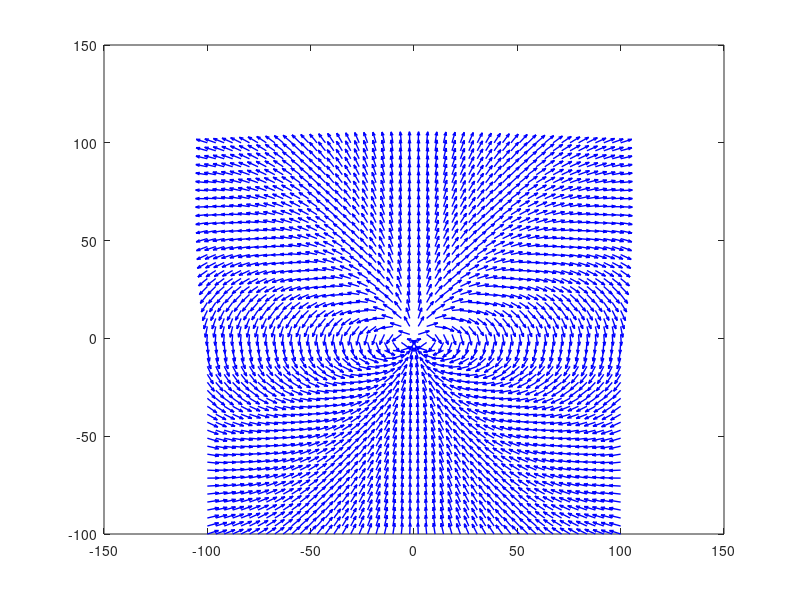

The MATLAB source for this figure: (Note: this script raises an error after producing the figure.)
%-------------------------------------------------------------------------%
%This program computes the Magnetic Fields due to dipole in a 2D plane x-z 
%-------------------------------------------------------------------------%
clc
close all; 
%-------------------------------------------------------------------------%
%                   SYMBOLS USED IN THIS CODE                             
%-------------------------------------------------------------------------%
% B = Total magnetic field B(x,z)
% Bx = X-Component of magnetic-Field Bx(r) =(µ0/4pi)m*[(3xz)/r^5]
% Bz = z-Component of magnetic-Field Bz(r) =(µ0/4pi)m*[[(3z^2)-(r^2)]/r^5]
% d = distance between charges
% q = value of magnetic charge
% m = magnetic charge moment m = q*d
% ur = Relative permeability
% r = distance between a selected point and the location of charge
%-------------------------------------------------------------------------%
%-------------------------------------------------------------------------%
%                         INITIALIZATION                                  
%          Here, all the grid, size, charges, etc. are defined
%-------------------------------------------------------------------------%
% muo_0 = 4*pi*10^(-7);
% mou_r = ur
% Constant k = (mou_r*muo_0)/(4*pi) = 10^(-7)
% multiply q*d order factor k*10^(-9) for m of micro,nano order  
ur = 1;
k = ur*10^(-7)*10^(-9);

% magnetic moment m = q*d
q = 1;
d = 2;
m = q*d;
%let R be distance between a selected point and the location of charge
%point have ranges 0 to R
R = 100;
%creating equaly spaced vectors x
x = linspace(-R,R,R/2);
z = x;
%creating grid
[xx,zz] = meshgrid(x,z);


%-------------------------------------------------------------------------%
%                   COMPUTATION OF MAGNETIC FIELDS                        %
%-------------------------------------------------------------------------%

% r = distance between a selected point and the location of charge
rr = sqrt(xx.^2 + zz.^2);

% Bx = X-Component of magnetic-Field Bx(r) =(µ0/4pi)m*[(3xz)/r^5]
Bx = k*m .* (3.*xx.*zz)./(rr.^5);
% Bz = z-Component of magnetic-Field Bz(r) =(µ0/4pi)m*[[(3z^2)-(r^2)]/r^5]
Bz = k*m .* (3.*zz.^2./rr.^5 - 1./rr.^3);

% B = Total magnetic field B(x,z)
B = sqrt(Bx.^2 + Bz.^2);

u = Bx./B;
v = Bz./B;

%-------------------------------------------------------------------------%
%                       PLOT THE RESULT                                   %
%-------------------------------------------------------------------------%
figure;
    %vector plot by quiver
    h = quiver(x,z,u,v,'autoscalefactor',1);
    set(h,'color','b','linewidth',1);
    %stremslice plot by streamslice
    l = streamslice(x,z,u,v);
    set(l,'Color','r','LineWidth',1);
    axis tight
    circleout = circle(0, 0, d/2, 'r');
    
%%%%%%%%%%%%%%%%%%%%%%%%%%%%%%%%%%%%%%%%%%%%%%%%%%%%%%%%%%%%%%%%%%%%%%%%%%%
    
%-------------------------------------------------------------------------%
%                       FUNCTIONS USED                                    %
%-------------------------------------------------------------------------%      
function circles = circle(x,z,r,c)
hold on
th = 0:pi/50:2*pi;
x_circle = r * cos(th) + x;
z_circle = r * sin(th) + z;
circles = plot(x_circle, z_circle);
fill(x_circle, z_circle, c)
text(0, 3*r/4 , 'N', 'FontSize', 12, 'Color', 'g')
text(0, 0, '\^', 'FontSize', 12, 'Color', 'g')
text(0, 0, '|', 'FontSize', 12, 'Color', 'g')
text(0, -3*r/4 , 'S', 'FontSize', 12, 'Color', 'g')
hold off
axis equal
end
